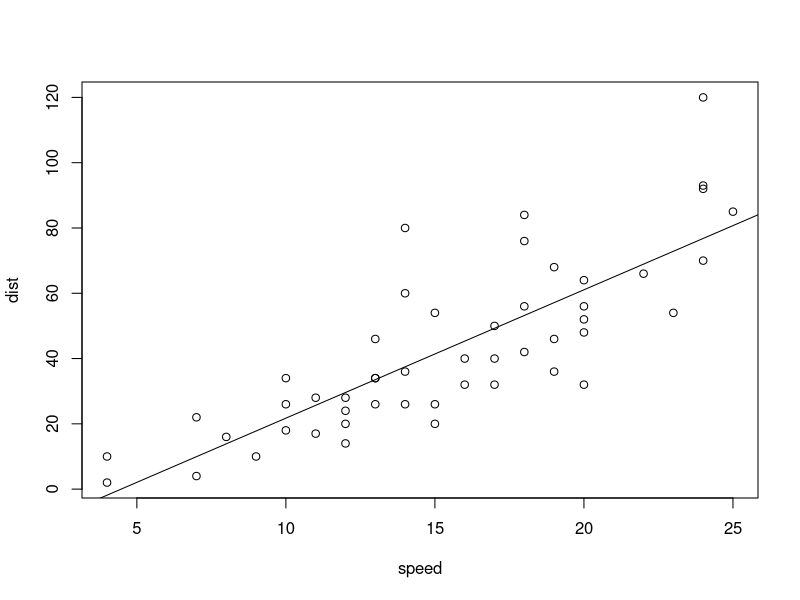

Here is the R script that generated this plot:
## ---- chunk 1
knitr::opts_chunk$set(collapse = TRUE, comment = "#>")
## ---- chunk 2
fit = lm(dist ~ speed, data = cars)
b   = coef(fit)
plot(cars)
abline(fit)
